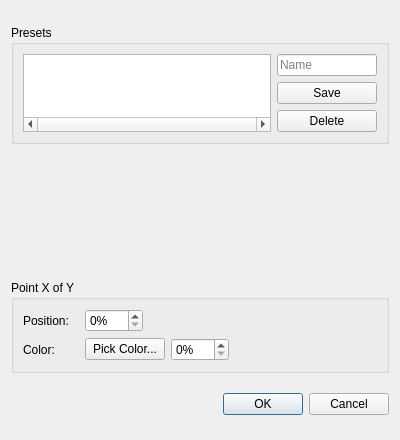
<?xml version="1.0" encoding="UTF-8"?>
<ui version="4.0">
 <class>GradientDialog</class>
 <widget class="QDialog" name="GradientDialog">
  <property name="geometry">
   <rect>
    <x>0</x>
    <y>0</y>
    <width>400</width>
    <height>440</height>
   </rect>
  </property>
  <property name="minimumSize">
   <size>
    <width>400</width>
    <height>440</height>
   </size>
  </property>
  <property name="maximumSize">
   <size>
    <width>400</width>
    <height>440</height>
   </size>
  </property>
  <property name="focusPolicy">
   <enum>Qt::ClickFocus</enum>
  </property>
  <property name="windowTitle">
   <string>Pick Gradient</string>
  </property>
  <layout class="QGridLayout" name="gridLayout">
   <item row="1" column="0">
    <spacer name="verticalSpacer">
     <property name="orientation">
      <enum>Qt::Vertical</enum>
     </property>
     <property name="sizeType">
      <enum>QSizePolicy::Expanding</enum>
     </property>
    </spacer>
   </item>
   <item row="3" column="0">
    <spacer name="verticalSpacer_2">
     <property name="orientation">
      <enum>Qt::Vertical</enum>
     </property>
     <property name="sizeType">
      <enum>QSizePolicy::Fixed</enum>
     </property>
     <property name="sizeHint" stdset="0">
      <size>
       <width>0</width>
       <height>15</height>
      </size>
     </property>
    </spacer>
   </item>
   <item row="2" column="0">
    <widget class="GradientDialogWidget" name="widget" native="true">
     <property name="sizePolicy">
      <sizepolicy hsizetype="Preferred" vsizetype="Fixed">
       <horstretch>0</horstretch>
       <verstretch>0</verstretch>
      </sizepolicy>
     </property>
     <property name="minimumSize">
      <size>
       <width>0</width>
       <height>74</height>
      </size>
     </property>
     <property name="maximumSize">
      <size>
       <width>16777215</width>
       <height>74</height>
      </size>
     </property>
    </widget>
   </item>
   <item row="5" column="0">
    <widget class="QDialogButtonBox" name="buttonBox">
     <property name="orientation">
      <enum>Qt::Horizontal</enum>
     </property>
     <property name="standardButtons">
      <set>QDialogButtonBox::Cancel|QDialogButtonBox::Ok</set>
     </property>
    </widget>
   </item>
   <item row="4" column="0">
    <widget class="QGroupBox" name="stopBox">
     <property name="sizePolicy">
      <sizepolicy hsizetype="Preferred" vsizetype="Fixed">
       <horstretch>0</horstretch>
       <verstretch>0</verstretch>
      </sizepolicy>
     </property>
     <property name="title">
      <string>Point X of Y</string>
     </property>
     <layout class="QGridLayout" name="gridLayout_2">
      <item row="1" column="2">
       <layout class="QHBoxLayout" name="horizontalLayout_2">
        <item>
         <widget class="ColorButton" name="stopColor">
          <property name="text">
           <string>Pick Color...</string>
          </property>
         </widget>
        </item>
        <item>
         <widget class="QSpinBox" name="stopOpacity">
          <property name="suffix">
           <string>%</string>
          </property>
          <property name="maximum">
           <number>100</number>
          </property>
         </widget>
        </item>
        <item>
         <spacer name="horizontalSpacer_2">
          <property name="orientation">
           <enum>Qt::Horizontal</enum>
          </property>
          <property name="sizeHint" stdset="0">
           <size>
            <width>40</width>
            <height>20</height>
           </size>
          </property>
         </spacer>
        </item>
       </layout>
      </item>
      <item row="0" column="0">
       <widget class="QLabel" name="label">
        <property name="text">
         <string>Position:</string>
        </property>
       </widget>
      </item>
      <item row="0" column="2">
       <layout class="QHBoxLayout" name="horizontalLayout">
        <item>
         <widget class="QSpinBox" name="stopPos">
          <property name="suffix">
           <string>%</string>
          </property>
          <property name="maximum">
           <number>100</number>
          </property>
         </widget>
        </item>
        <item>
         <spacer name="horizontalSpacer">
          <property name="orientation">
           <enum>Qt::Horizontal</enum>
          </property>
          <property name="sizeHint" stdset="0">
           <size>
            <width>40</width>
            <height>20</height>
           </size>
          </property>
         </spacer>
        </item>
       </layout>
      </item>
      <item row="1" column="0">
       <widget class="QLabel" name="label_2">
        <property name="text">
         <string>Color:</string>
        </property>
       </widget>
      </item>
      <item row="0" column="1">
       <spacer name="horizontalSpacer_3">
        <property name="orientation">
         <enum>Qt::Horizontal</enum>
        </property>
        <property name="sizeType">
         <enum>QSizePolicy::Fixed</enum>
        </property>
        <property name="sizeHint" stdset="0">
         <size>
          <width>10</width>
          <height>20</height>
         </size>
        </property>
       </spacer>
      </item>
     </layout>
    </widget>
   </item>
   <item row="0" column="0">
    <widget class="QGroupBox" name="groupBox_2">
     <property name="sizePolicy">
      <sizepolicy hsizetype="Preferred" vsizetype="Fixed">
       <horstretch>0</horstretch>
       <verstretch>0</verstretch>
      </sizepolicy>
     </property>
     <property name="title">
      <string>Presets</string>
     </property>
     <layout class="QGridLayout" name="gridLayout_3">
      <item row="0" column="0" rowspan="3">
       <widget class="QListWidget" name="presetList">
        <property name="sizePolicy">
         <sizepolicy hsizetype="Expanding" vsizetype="Preferred">
          <horstretch>0</horstretch>
          <verstretch>0</verstretch>
         </sizepolicy>
        </property>
        <property name="frameShadow">
         <enum>QFrame::Plain</enum>
        </property>
        <property name="horizontalScrollBarPolicy">
         <enum>Qt::ScrollBarAlwaysOn</enum>
        </property>
        <property name="iconSize">
         <size>
          <width>64</width>
          <height>64</height>
         </size>
        </property>
        <property name="horizontalScrollMode">
         <enum>QAbstractItemView::ScrollPerPixel</enum>
        </property>
        <property name="flow">
         <enum>QListView::TopToBottom</enum>
        </property>
        <property name="viewMode">
         <enum>QListView::IconMode</enum>
        </property>
        <property name="uniformItemSizes">
         <bool>true</bool>
        </property>
       </widget>
      </item>
      <item row="0" column="1">
       <widget class="QLineEdit" name="presetName">
        <property name="maxLength">
         <number>30</number>
        </property>
        <property name="placeholderText">
         <string>Name</string>
        </property>
       </widget>
      </item>
      <item row="1" column="1">
       <widget class="QPushButton" name="presetSave">
        <property name="text">
         <string>Save</string>
        </property>
        <property name="autoDefault">
         <bool>false</bool>
        </property>
       </widget>
      </item>
      <item row="2" column="1">
       <widget class="QPushButton" name="presetDelete">
        <property name="text">
         <string>Delete</string>
        </property>
        <property name="autoDefault">
         <bool>false</bool>
        </property>
       </widget>
      </item>
     </layout>
    </widget>
   </item>
  </layout>
 </widget>
 <customwidgets>
  <customwidget>
   <class>GradientDialogWidget</class>
   <extends>QWidget</extends>
   <header>gradientdialogwidget.h</header>
   <container>1</container>
  </customwidget>
  <customwidget>
   <class>ColorButton</class>
   <extends>QPushButton</extends>
   <header>colorbutton.h</header>
  </customwidget>
 </customwidgets>
 <resources/>
 <connections>
  <connection>
   <sender>buttonBox</sender>
   <signal>accepted()</signal>
   <receiver>GradientDialog</receiver>
   <slot>accept()</slot>
   <hints>
    <hint type="sourcelabel">
     <x>248</x>
     <y>254</y>
    </hint>
    <hint type="destinationlabel">
     <x>157</x>
     <y>274</y>
    </hint>
   </hints>
  </connection>
  <connection>
   <sender>buttonBox</sender>
   <signal>rejected()</signal>
   <receiver>GradientDialog</receiver>
   <slot>reject()</slot>
   <hints>
    <hint type="sourcelabel">
     <x>316</x>
     <y>260</y>
    </hint>
    <hint type="destinationlabel">
     <x>286</x>
     <y>274</y>
    </hint>
   </hints>
  </connection>
 </connections>
</ui>
